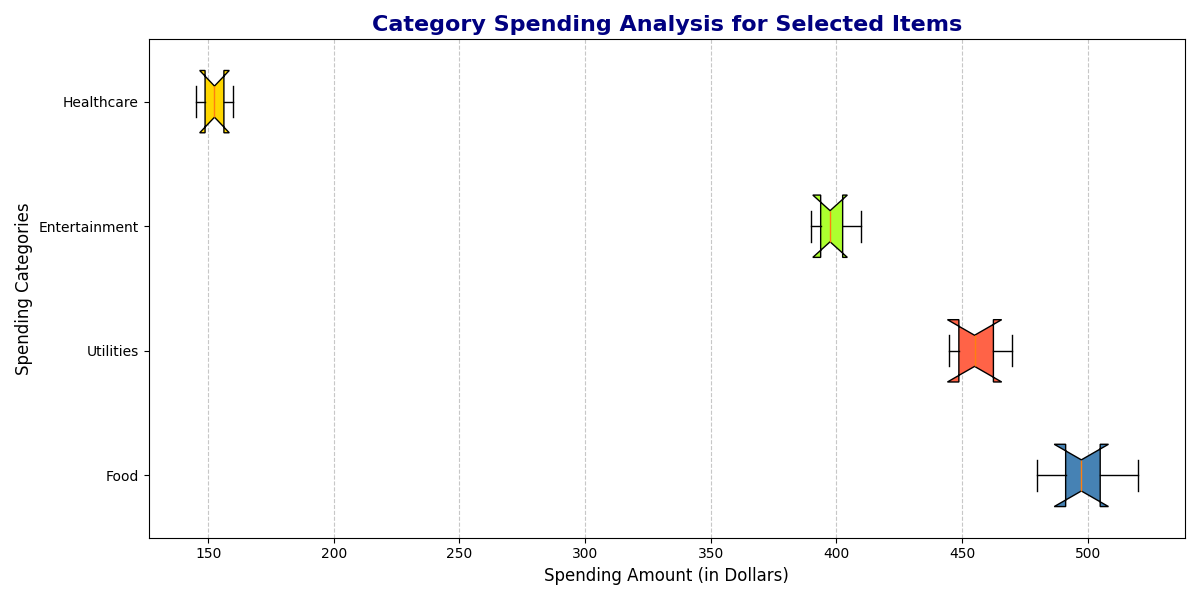

This chart was generated by the following Python code:
import matplotlib.pyplot as plt
import numpy as np

# Data for each household (in dollars)
household_a_spending = [500, 450, 400, 150, 200, 450, 320, 100, 350, 420, 280, 370]
household_b_spending = [520, 460, 390, 160, 210, 460, 310, 90, 340, 430, 270, 365]
household_c_spending = [495, 445, 395, 145, 195, 455, 325, 95, 345, 415, 275, 360]
# New Household D data
household_d_spending = [480, 470, 410, 155, 205, 445, 330, 105, 360, 425, 285, 375]

# Aggregate data for box plot
aggregate_spending = [household_a_spending, household_b_spending, household_c_spending, household_d_spending]

# Create a horizontal box plot
fig, ax = plt.subplots(figsize=(12, 8))
box = ax.boxplot(aggregate_spending, vert=False, patch_artist=True, 
                 labels=['Household A', 'Household B', 'Household C', 'Household D'], 
                 notch=True, whis=1.5)

# Custom colors for each box
colors = ['#FFA07A', '#98FB98', '#87CEEB', '#D8BFD8']
for patch, color in zip(box['boxes'], colors):
    patch.set_facecolor(color)

# Set title and labels
ax.set_title('Monthly Spending Analysis Across Four Households', fontsize=16, fontweight='bold')
ax.set_xlabel('Spending Amount (in Dollars)', fontsize=12)
ax.set_ylabel('Households', fontsize=12)
ax.grid(axis='x', linestyle='--', alpha=0.7)

# Customize whiskers and caps
for whisker, cap in zip(box['whiskers'], box['caps']):
    whisker.set(color='gray', linewidth=1.5)
    cap.set(color='gray', linewidth=1.5)

# Customize medians
for median in box['medians']:
    median.set(color='blue', linewidth=2)

# Updated data for category spending for Household A and added Household B
food_spending_a = [500, 520, 495, 480]
utilities_spending_a = [450, 460, 445, 470]
entertainment_spending_a = [400, 390, 395, 410]
healthcare_spending_a = [150, 160, 145, 155]
data_category_a = [food_spending_a, utilities_spending_a, entertainment_spending_a, healthcare_spending_a]

# Create a second subplot for category spending of Household A
fig, ax2 = plt.subplots(figsize=(12, 6))
ax2.boxplot(data_category_a, vert=False, patch_artist=True, 
            labels=['Food', 'Utilities', 'Entertainment', 'Healthcare'], notch=True, widths=0.5)

# Custom colors for each category
category_colors = ['#4682B4', '#FF6347', '#ADFF2F', '#FFD700']
boxes = ax2.patches
for patch, color in zip(boxes, category_colors):
    patch.set_facecolor(color)

# Title and labels
ax2.set_title('Category Spending Analysis for Selected Items', fontsize=16, fontweight='bold', color='navy')
ax2.set_xlabel('Spending Amount (in Dollars)', fontsize=12)
ax2.set_ylabel('Spending Categories', fontsize=12)
ax2.grid(axis='x', linestyle='--', alpha=0.7)

plt.tight_layout()
plt.show()
